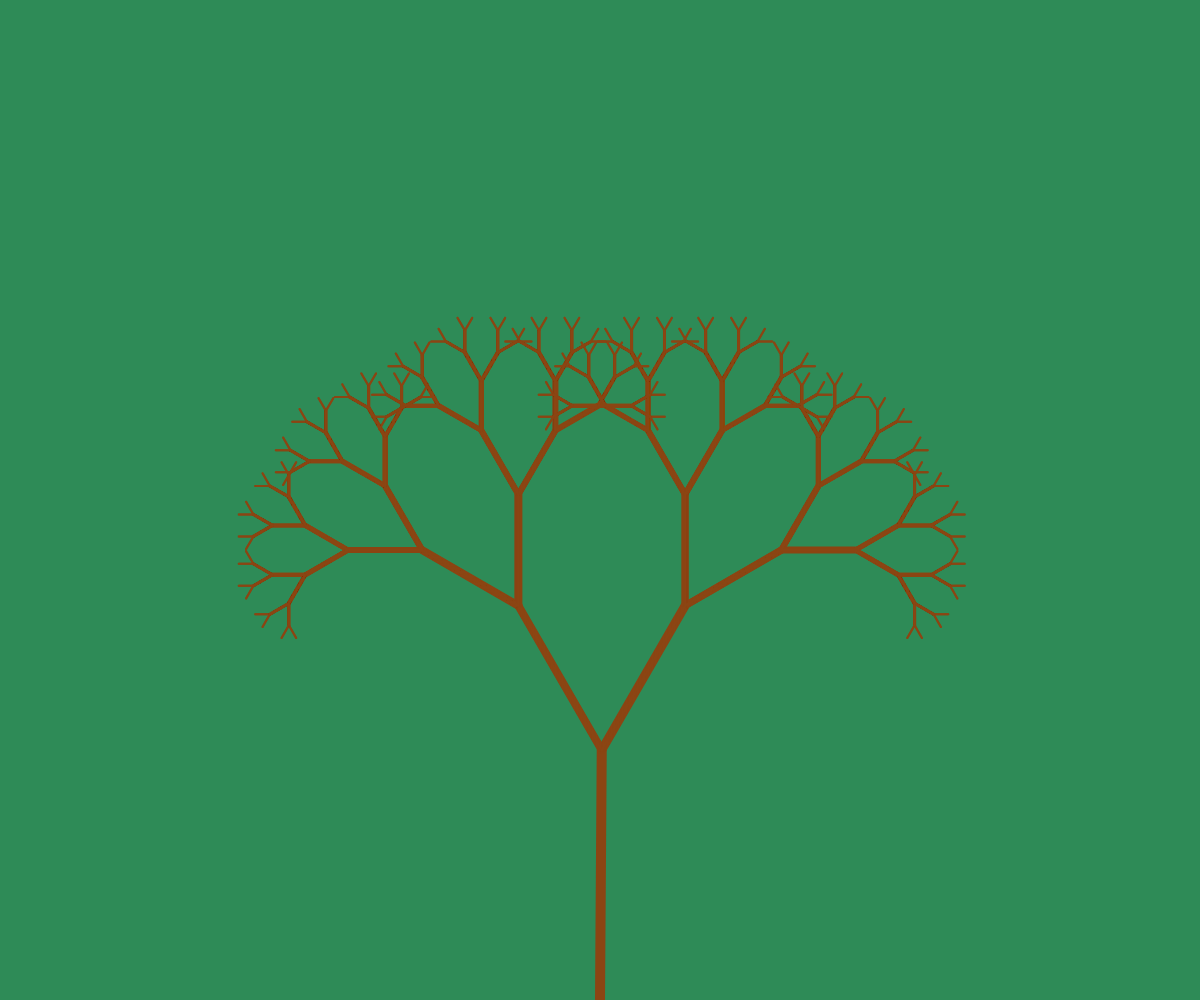
Frame 1 (no input)
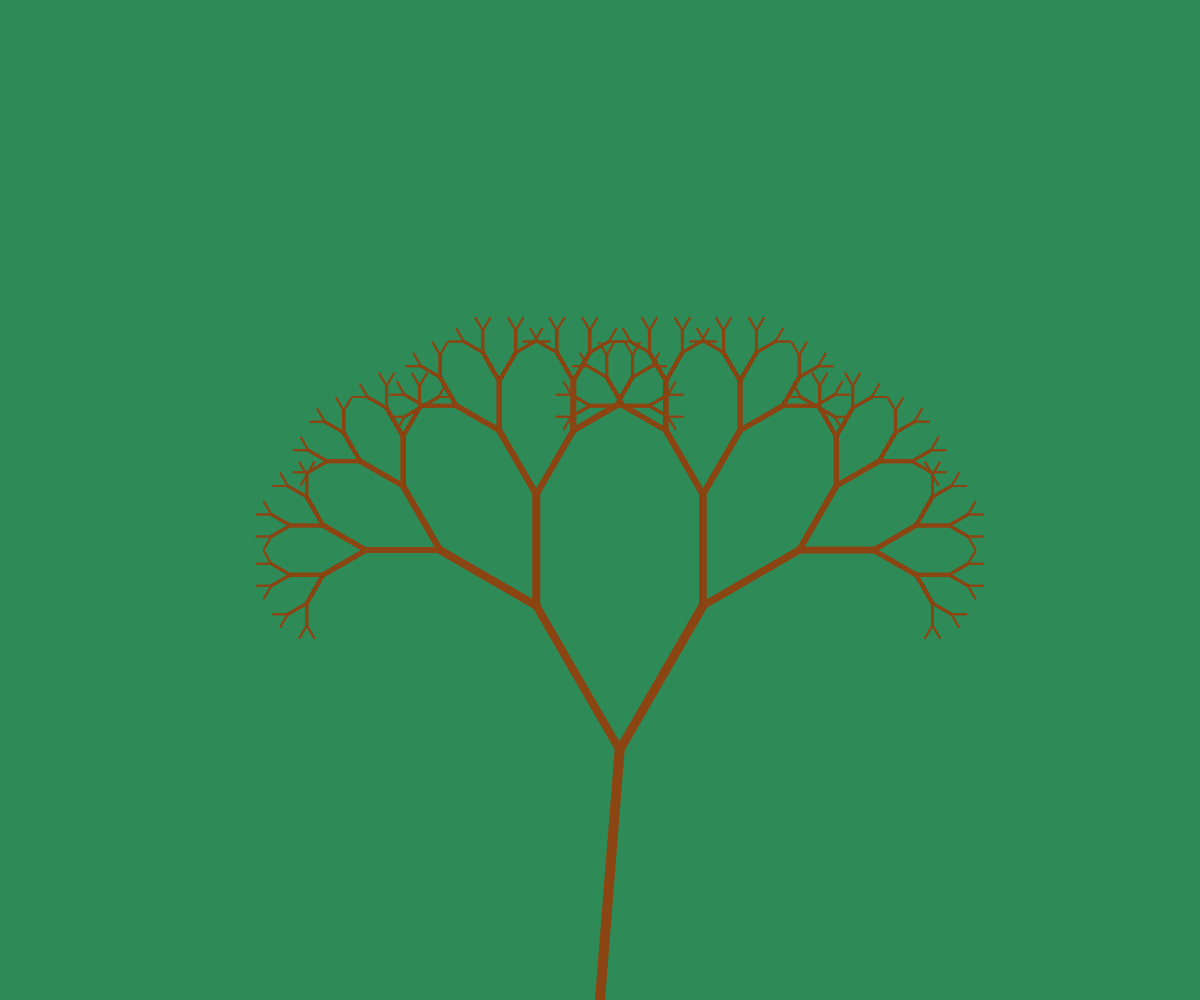
Frame 60 (no input)
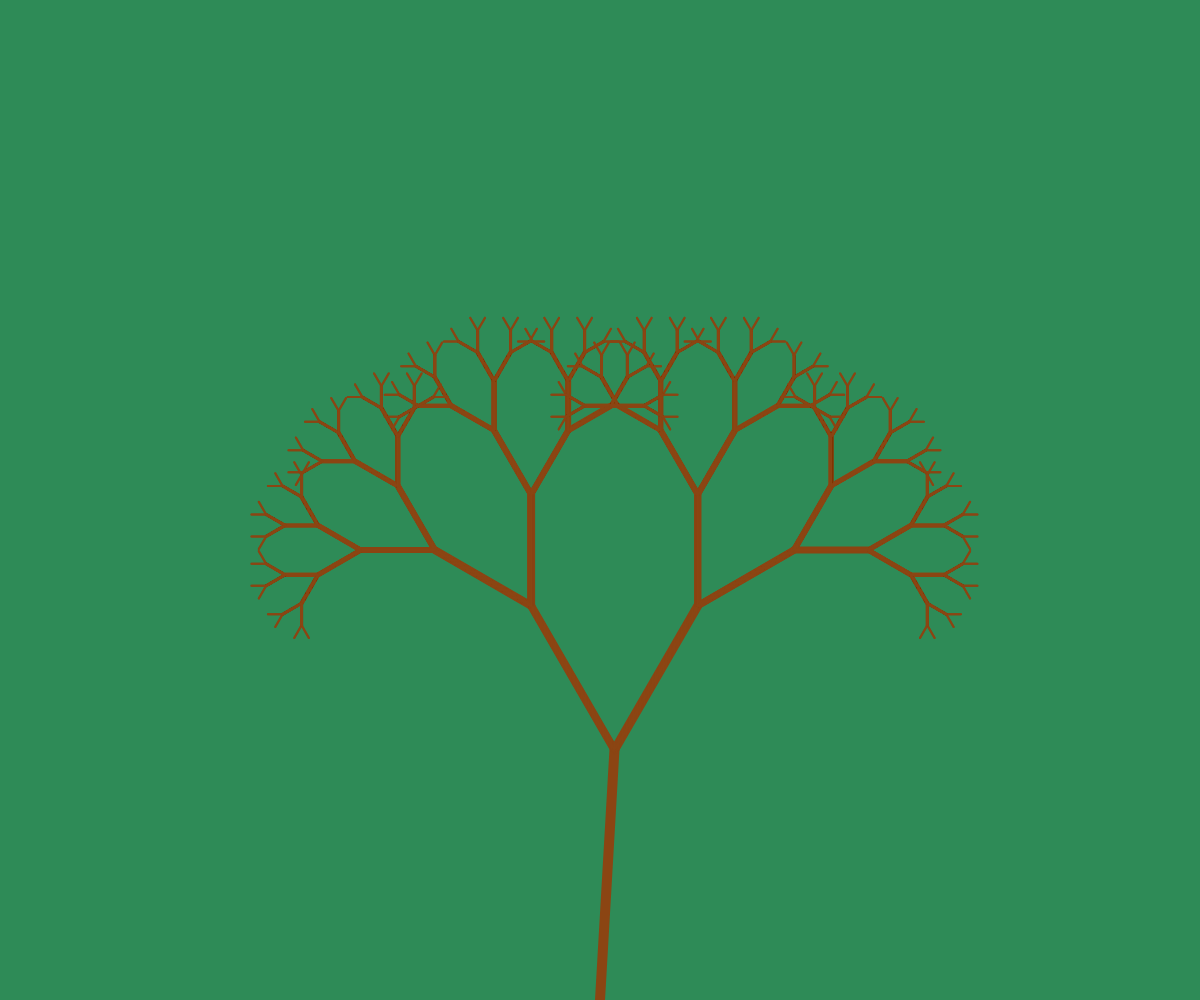
Frame 120 (the mouse pressed at the canvas centre since frame 60)

The p5.js sketch that drew these frames (run headless with seeded random() and noise() and a simulated clock; from frame 60 on, the mouse is pressed at the canvas centre):

// p5.js sketch
// ── sketch.js
//Generates fractal tree in a full windowed browser

//Set variables
var canvas;
var tree = [];
var scaleFactor = 2.0/3.0;
var treeLen = 0;
var newForce = 0;
var thickness = [];
var framerate = 30;

//Setup
function setup() {
	//Create canvas
	frameRate(framerate);
	colorMode(RGB);
	canvas = createCanvas(windowWidth, windowHeight);
	
	//Set angle at which branches fan out
	var piAngle = PI/6;
	
	// Initialize first branch, the root
	var begin = createVector(width/2, height);
	var end = createVector(width/2, height-(height/4));	
	// end = createVector(0,-height/4);
	root = new branch(begin, end, scaleFactor, piAngle);
	tree[0] = root;
	thickness[0] = 10;
	
	//Draw the tree
	var maxj = 8;
	for (var j = 0; j<maxj; j++) {		
		newLen = tree.length;
		for (var i = (tree.length - 1); i>=0; i--) {
			//Push right branches
			tree.push(tree[i].next_branch(i));
			//Push left branches
			tree.push(tree[i].next_branch(i+1));
			//Push the thickness of each branch
			thickness.push(maxj+1-j);		
		}
	}
}
function mousePressed() {
	
}

//Draw the canvas
function draw() {
	// noLoop();

	background(46,139,87);
	force = 0.5*sin(frameCount/30)+random(-4,4);

	//Draw tree tree
	for (var i=0; i<tree.length; i++) {
		tree[i].move(force, 1./framerate);		
		tree[i].show(thickness[i]);
	}
	print(tree.length);
}

//Resize canvas when window resizes
window.onresize = function() {
	canvas.size(windowWidth, windowHeight);
};

// ── branch.js
function branch(begin, end, scaleFactor, piAngle){
	//Set variables
	this.begin = begin;
	this.end = end;
	this.scaleFactor = scaleFactor;
	this.piAngle = piAngle
	this.finished = false;
	
	//Draw a branch
	this.show = function(thickness) {
		translate(0,0);
		strokeWeight(thickness);
		stroke(139,69,19);
		line(this.begin.x, this.begin.y, this.end.x, this.end.y);
	}
	
	//Draw the next two branches
	this.next_branch = function(index) {
		angle = -(2*(index%2)-1)*(this.piAngle);
		var dir = p5.Vector.sub(this.end, this.begin);
		dir.rotate(angle);
		var newEnd = p5.Vector.add(this.end, dir.mult(scaleFactor))	
		var nextBranch = new branch(this.end, newEnd, scaleFactor, piAngle);
		return nextBranch;
	}
	
	
	//Add external force
	this.move = function(force, dt) {	
		// distance = this.end.dist(this.begin);
		// print(distance);
		// print("old coords:", this.end.x, this.end.y);
		this.end.x += force;
		// print("xf=",this.end.x);
		// print("(xf-x)^2=", pow(this.end.x - this.begin.x, 2));
		// print("dist^2=", pow(distance,2));
		// print("sqrt=", Math.sqrt(pow(distance,2) - pow(this.end.x - this.begin.x, 2)));
		// this.end.y = this.begin.y - Math.sqrt(pow(distance,2) - pow(this.end.x - this.begin.x, 2));
		// print(this.end.dist(this.begin));
		// print("new coords:", this.end.x, this.end.y);

	}
}

// ── force.js
function force(object){

	
}
